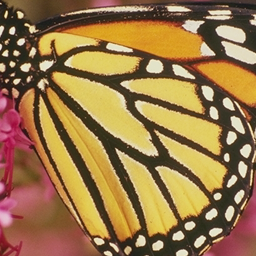
%> input picture SDSR对比code/SRCNNdemo_灰度图变彩色图_求PSNRSSIM/SRCNN/Set5/butterfly_GT.bmp, 256 x 256 px
$ octave justcolor2.m   (GNU Octave 9; MATLAB toolbox functions it lacks are replaced by stand-ins)
%> lines starting %> are read from the running program, lines starting %| are printed output that depends on the picture
% =========================================================================
% Test code for Super-Resolution Convolutional Neural Networks (SRCNN)
%
% Reference
%   Chao Dong, Chen Change Loy, Kaiming He, Xiaoou Tang. Learning a Deep Convolutional Network for Image Super-Resolution,
%   in Proceedings of European Conference on Computer Vision (ECCV), 2014
%
%   Chao Dong, Chen Change Loy, Kaiming He, Xiaoou Tang. Image Super-Resolution Using Deep Convolutional Networks,
%   arXiv:1501.00092
%
% Chao Dong
% IE Department, The Chinese University of Hong Kong
% For any question, send email to ndc.forward@gmail.com
% =========================================================================

close all;
clear all;

%% read ground truth image
im  = imread('butterfly_GT.bmp');
%> im is the input picture: size 256x256x3 uint8; mean R, G, B 153, 119.2, 72.8
%im  = imread('Set14\zebra.bmp');

%% set parameters
up_scale = 3;
% [9 lines of commented-out code are left out]

%% work on illuminance only
if size(im,3)>1
    img = rgb2ycbcr(im);
%> img: size 256x256x3 uint8; mean of channels 1, 2, 3 122.5, 102.6, 146.2
    im = img(:, :, 1);
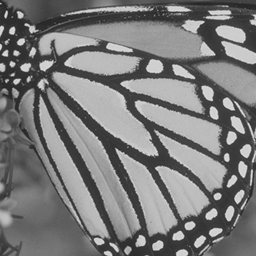
%> im: size 256x256 uint8; min 33, max 226, mean 122.5
end
im2 = img(:, :, 2);
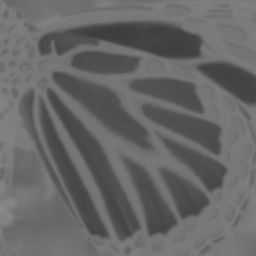
%> im2: size 256x256 uint8; min 60, max 138, mean 102.6
im3 = img(:, :, 3);
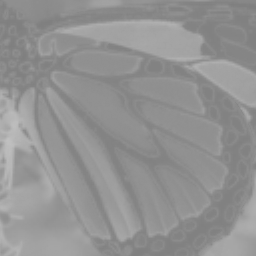
%> im3: size 256x256 uint8; min 127, max 192, mean 146.2

%> (the run ends here)

$ run again, with SDSR对比code/SRCNNdemo_灰度图变彩色图_求PSNRSSIM/SRCNN/Set14/zebra.bmp copied over SDSR对比code/SRCNNdemo_灰度图变彩色图_求PSNRSSIM/SRCNN/Set5/butterfly_GT.bmp
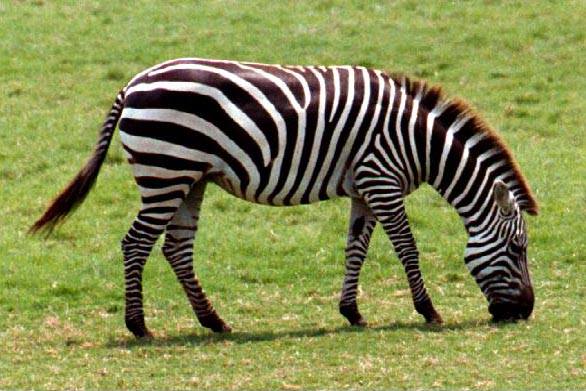
%> input picture SDSR对比code/SRCNNdemo_灰度图变彩色图_求PSNRSSIM/SRCNN/Set14/zebra.bmp, 586 x 391 px
%> im is the input picture: size 391x586x3 uint8; mean R, G, B 132.5, 138.4, 80.5
%> img: size 391x586x3 uint8; mean of channels 1, 2, 3 127.7, 103.4, 129.5
%> im: size 391x586 uint8
%> `im2 = img(:, :, 2);`:
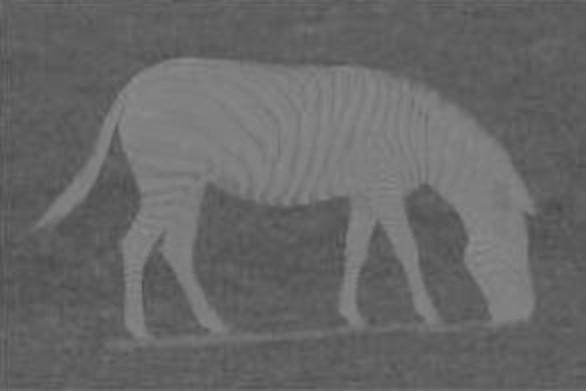
%> im2: size 391x586 uint8; min 72, max 140, mean 103.4
%> `im3 = img(:, :, 3);`:
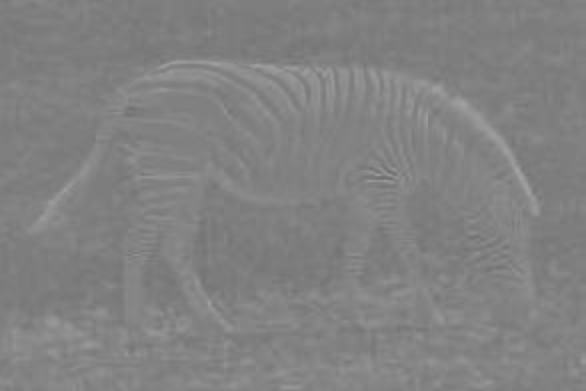
%> im3: size 391x586 uint8; min 110, max 162, mean 129.5
